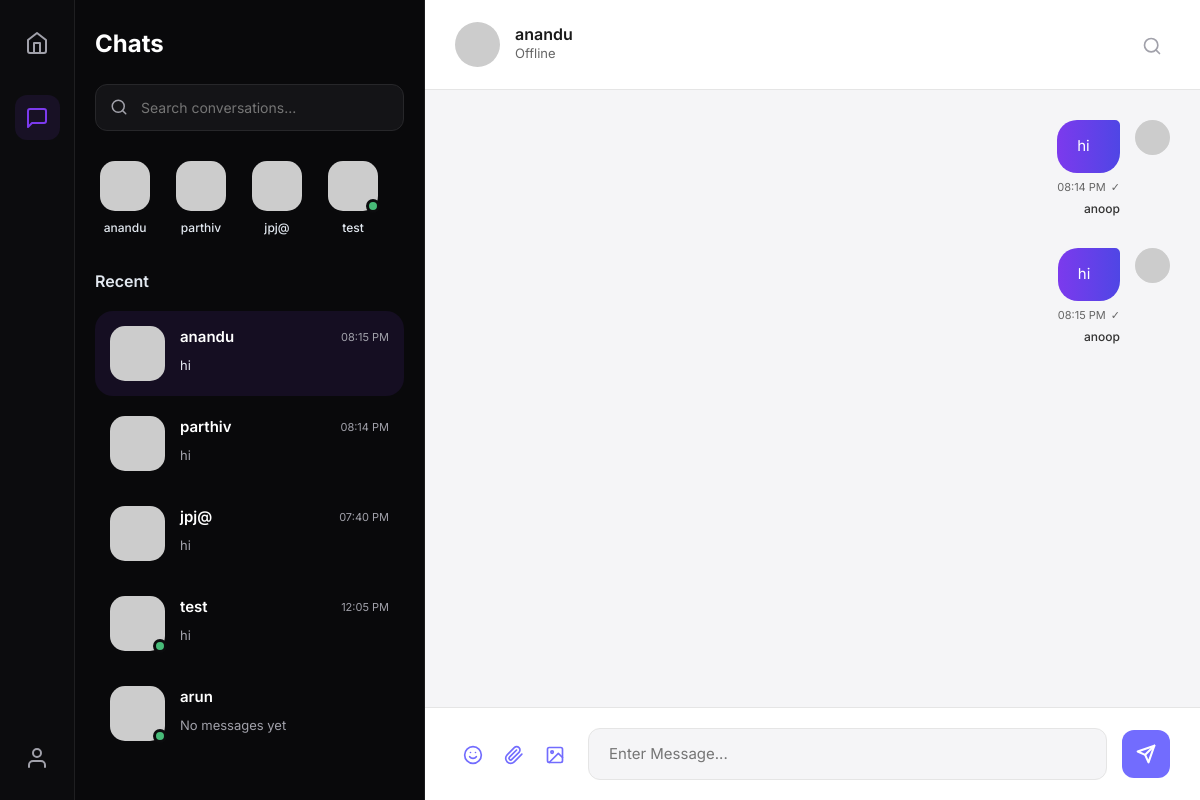
The app's page /chat/anandu/ (signed in) with its own data.
### users/models.py (models this page shows, shortened)
class CustomUser(AbstractUser):
    email = models.EmailField(unique=True)
    is_online = models.BooleanField(default=False)
    last_seen = models.DateTimeField(auto_now=True)

### chat/models.py (models this page shows, shortened)
class Message(models.Model):
    sender = models.ForeignKey(
        settings.AUTH_USER_MODEL,
        on_delete=models.CASCADE,
        related_name='sent_messages'
    )
    receiver = models.ForeignKey(
        settings.AUTH_USER_MODEL,
        on_delete=models.CASCADE,
        related_name='received_messages'
    )
    message = models.TextField()
    timestamp = models.DateTimeField(auto_now_add=True)
    is_read = models.BooleanField(default=False)
    class Meta:
        ordering = ('timestamp',)

### chat/views.py (the view)
# urls.py: path('<str:username>/', views.chat_room, name='chat_room'),
@login_required
def chat_room(request, username):
    other_user = get_object_or_404(CustomUser, username=username)
    messages = Message.objects.filter(
        (Q(sender=request.user) & Q(receiver=other_user)) |
        (Q(sender=other_user) & Q(receiver=request.user))
    ).order_by('timestamp')
    Message.objects.filter(sender=other_user, receiver=request.user, is_read=False).update(is_read=True)
    users = CustomUser.objects.exclude(id=request.user.id)
    for u in users:
        u.last_message = Message.objects.filter(
            (Q(sender=request.user) & Q(receiver=u)) |
            (Q(sender=u) & Q(receiver=request.user))
        ).order_by('-timestamp').first()
        u.unread_count = Message.objects.filter(sender=u, receiver=request.user, is_read=False).count()
    return render(request, 'chat.html', {
        'other_user': other_user,
        'chat_messages': messages,
        'users': users
    })

### templates/chat.html (shortened to what this page needs)
{% extends 'base.html' %}
{% load static %}
{% block content %}
<div class="chats-panel d-flex-column">
    <div class="panel-header">
        <h2 class="title-lg">Chats</h2>
        <div class="search-box">
            <svg xmlns="http://www.w3.org/2000/svg" width="18" height="18" viewBox="0 0 24 24" fill="none"
                stroke="currentColor" stroke-width="2" stroke-linecap="round" stroke-linejoin="round"
                class="search-icon">
                <circle cx="11" cy="11" r="8"></circle>
                <line x1="21" y1="21" x2="16.65" y2="16.65"></line>
            </svg>
            <input type="text" id="sidebar-search-input" placeholder="Search conversations..." class="search-input">
        </div>
    </div>
    <div class="active-users-section">
        <div class="active-users-scroll d-flex gap-3">
            {% for u in users %}
            <a href="{% url 'chat_room' u.username %}"
                class="active-user-chip {% if u == other_user %}active{% endif %}">
                <div class="avatar-wrapper">
                    <img src="https://ui-avatars.com/api/?name={{ u.username }}&background=random"
                        alt="{{ u.username }}" class="avatar-md">
                    {% if u.is_online %}
                    <span class="status-indicator online"></span>
                    {% endif %}
                </div>
                <span class="chip-name">{{ u.username|truncatechars:7 }}</span>
            </a>
            {% endfor %}
        </div>
    </div>
    <div class="recent-chats-list flex-1 overflow-y-auto">
        <h3 class="section-title">Recent</h3>
        {% for u in users %}
        <a href="{% url 'chat_room' u.username %}" class="chat-item {% if u == other_user %}active{% endif %}">
            <div class="avatar-wrapper">
                <img src="https://ui-avatars.com/api/?name={{ u.username }}&background=random" alt="{{ u.username }}"
                    class="avatar-lg">
                {% if u.is_online %}
                <span class="status-indicator online"></span>
                {% endif %}
            </div>
            <div class="chat-info">
                <div class="d-flex justify-content-between align-items-center mb-1">
                    <span class="user-name">{{ u.username }}</span>
                    <span class="chat-time">
                        {% if u.last_message %}
                        {{ u.last_message.timestamp|date:"h:i A" }}
                        {% endif %}
                    </span>
                </div>
                <span class="last-msg text-truncate">
                    {% if u.last_message %}
                    {{ u.last_message.message }}
                    {% else %}
                    No messages yet
                    {% endif %}
                </span>
            </div>
        </a>
        {% endfor %}
    </div>
</div>
<div class="chat-feed-panel flex-1 d-flex-column">
    <div class="chat-header">
        <div class="user-profile">
            <div class="avatar-wrapper">
                <img src="https://ui-avatars.com/api/?name={{ other_user.username }}&background=random"
                    alt="{{ other_user.username }}" class="avatar-header">
            </div>
            <div class="user-details">
                <h4 class="header-name">{{ other_user.username }}</h4>
                <p class="status-text" id="header-status">
                    {% if other_user.is_online %}
                    <span class="online-dot-text"></span> Online
                    {% else %}
                    Offline
                    {% endif %}
                </p>
            </div>
        </div>
        <div class="chat-actions">
            <button class="action-btn" id="header-search-btn"><svg xmlns="http://www.w3.org/2000/svg" width="20"
                    height="20" viewBox="0 0 24 24" fill="none" stroke="currentColor" stroke-width="2"
                    stroke-linecap="round" stroke-linejoin="round">
                    <circle cx="11" cy="11" r="8"></circle>
                    <line x1="21" y1="21" x2="16.65" y2="16.65"></line>
                </svg></button>
        </div>
    </div>
    <div class="message-feed flex-1 overflow-y-auto" id="chat-messages">
        {% for msg in chat_messages %}
        <div class="message-row {% if msg.sender == user %}me{% endif %}">
            <div class="msg-avatar-col">
                <img src="https://ui-avatars.com/api/?name={{ msg.sender.username }}&background=random"
                    class="avatar-sm">
            </div>
            <div class="msg-content-col">
                <div class="bubble-container">
                    <div class="message-bubble">{{ msg.message }}</div>
                    <div class="msg-meta">
                        {{ msg.timestamp|date:"h:i A" }}
                        {% if msg.sender == user %}
                        <span class="read-status">
                            {% if msg.is_read %}
                            ✓✓
                            {% else %}
                            ✓
                            {% endif %}
                        </span>
                        {% endif %}
                    </div>
                </div>
                <div class="sender-name">{{ msg.sender.username }}</div>
            </div>
        </div>
        {% endfor %}
    </div>
    <div id="typing-indicator" class="typing-indicator-premium"></div>
    <div class="chat-input-area">
        <div class="input-actions-left">
            <button class="util-btn" id="emoji-btn" title="Emoji"></button>
            <button class="util-btn" id="attach-btn" title="Attach File"><svg xmlns="http://www.w3.org/2000/svg"
                    width="20" height="20" viewBox="0 0 24 24" fill="none" stroke="currentColor" stroke-width="2"
                    stroke-linecap="round" stroke-linejoin="round">
                    <path
                        d="m21.44 11.05-9.19 9.19a6 6 0 0 1-8.49-8.49l8.57-8.57A4 4 0 1 1 18 8.84l-8.59 8.51a2 2 0 0 1-2.83-2.83l8.49-8.48">
                    </path>
                </svg></button>
            <button class="util-btn" id="image-btn" title="Send Image"></button>
        </div>
        <input type="text" id="chat-message-input" placeholder="Enter Message..." class="message-input-field">
        <button id="chat-message-submit" class="send-btn">
            <svg xmlns="http://www.w3.org/2000/svg" width="20" height="20" viewBox="0 0 24 24" fill="none"
                stroke="currentColor" stroke-width="2.5" stroke-linecap="round" stroke-linejoin="round">
                <line x1="22" y1="2" x2="11" y2="13"></line>
                <polygon points="22 2 15 22 11 13 2 9 22 2"></polygon>
            </svg>
        </button>
    </div>
</div>
{% endblock %}

### records on screen
CustomUser: username "anandu", last_message.timestamp "08:15 PM", last_message.message "hi"
CustomUser: username "parthiv", last_message.timestamp "08:14 PM", last_message.message "hi"
CustomUser: username "jpj@", last_message.timestamp "07:40 PM", last_message.message "hi"
CustomUser: is_online True (drawn), username "test", last_message.timestamp "12:05 PM", last_message.message "hi"
CustomUser: is_online True (drawn), username "arun", shows "No messages yet"
Message: message "hi", timestamp "08:14 PM", sender.username "anoop"
Message: message "hi", timestamp "08:15 PM", sender.username "anoop"
